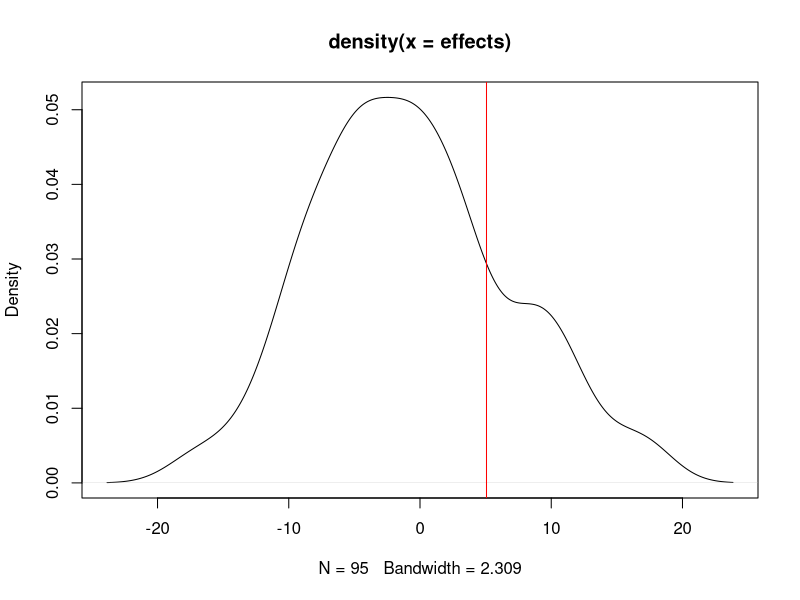

Recreate this plot in R.
## ---- chunk 1

fisher <- function(outcome_treatment, outcome_control, sharp_null, n) {
  observed_diff <- mean(outcome_treatment) - mean(outcome_control)
  effects <- c()
  
  for (experiment in 1:n){
    treat <- c()
    control <- c()
    for (element in outcome_treatment){
      if (sample(1:2, size = 1) == 1){
        treat <- c(treat, element)
      } else {
        control <- c(control, element + sharp_null)
      }
    }
    for (element in outcome_control){
      if (sample(1:2, size = 1) == 1){
        treat <- c(treat, element - sharp_null)
      } else {
        control <- c(control, element)
      }
    }
    if (length(control > 0 ) && length(treat) > 0){
      effects <- c(effects, mean(treat) - mean(control))
    }
  }
  plot(density(effects))
  abline(v=observed_diff, col="red")
  return(length(effects[effects > observed_diff])/length(effects))
}

## ---- chunk 2
control_group <- c(55,72,72.7)
treatment_group <- c(70,66,78.9)
fisher(treatment_group, control_group, 0, 100)
